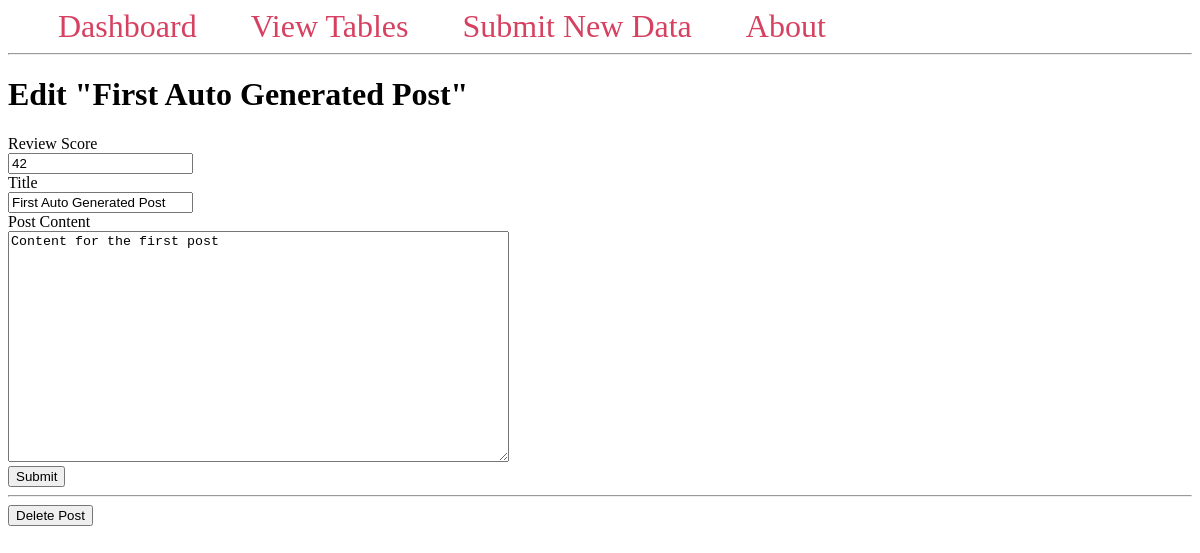
Page /1/edit/ on the committed database.
### tables this page shows
CREATE TABLE posts (
    id INTEGER PRIMARY KEY AUTOINCREMENT,
    created TIMESTAMP NOT NULL DEFAULT CURRENT_TIMESTAMP,
    review_score INTEGER NOT NULL, 
    title TEXT NOT NULL,
    content TEXT NOT NULL
);

### app.py (the view, shortened to what this page needs)
@app.route('/<int:id>/edit/', methods=('GET', 'POST'))
def edit(id):
    post = get_post(id)
    return render_template('edit.html', post=post)

### app.py (called while the page is built)
def get_db_connection():
    conn = sqlite3.connect('database.db')
    conn.row_factory = sqlite3.Row
    return conn

def get_post(post_id):
    conn = get_db_connection()
    post = conn.execute('SELECT * FROM posts WHERE id = ?',
                        (post_id,)).fetchone()
    conn.close()
    if post is None:
        abort(404)
    return post

### templates/edit.html
{% extends 'base.html' %}
{% block content %}
    <h1>{% block title %} Edit "{{ post['title'] }}" {% endblock %}</h1>
    <form method="post">
        <label for="title">Review Score</label>
        <br>
        <input type="number"
               name="review_score"
               placeholder="Post Review Score"
               ondrop="return false;"
               onpaste="return false;"
               value="{{ request.form['review_score'] or post['review_score'] }}"
               />
        <br>
        <label for="title">Title</label>
        <br>
        <input type="text"
               name="title"
               placeholder="Post title"
               value="{{ request.form['title'] or post['title'] }}"></input>
        <br>
        <label for="content">Post Content</label>
        <br>
        <textarea name="content"
                  placeholder="Post content"
                  rows="15"
                  cols="60"
                  >{{ request.form['content'] or post['content'] }}</textarea>
        <br>
        <button type="submit">Submit</button>
    </form>
    <hr>
    <form action="{{ url_for('delete', id=post['id']) }}" method="POST">
        <input type="submit" value="Delete Post"
                onclick="return confirm('Are you sure you want to delete this post?')">
    </form>
{% endblock %}

### rows in the picture
posts: title "First Auto Generated Post", review_score "42", content "Content for the first post"
